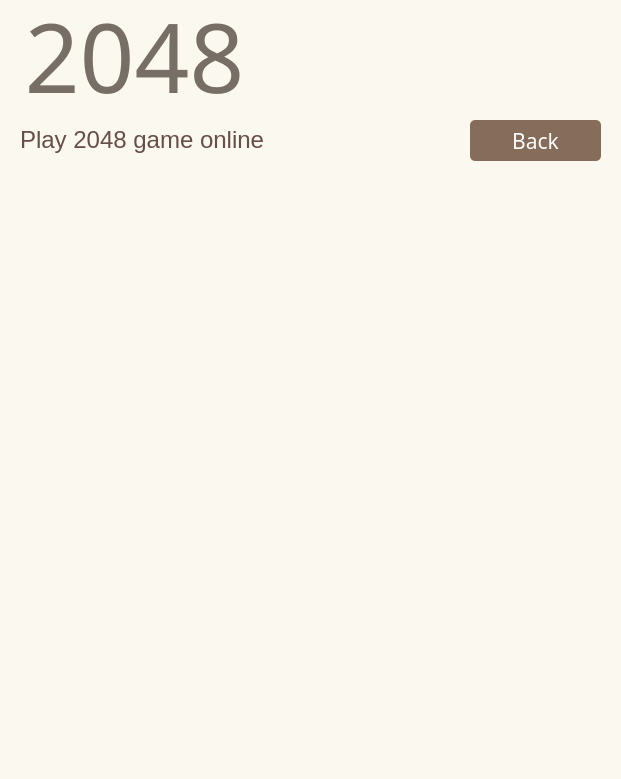
<?xml version="1.0" encoding="UTF-8"?>
<ui version="4.0">
 <class>Dialog_board_2048</class>
 <widget class="QDialog" name="Dialog_board_2048">
  <property name="geometry">
   <rect>
    <x>0</x>
    <y>0</y>
    <width>621</width>
    <height>779</height>
   </rect>
  </property>
  <property name="minimumSize">
   <size>
    <width>621</width>
    <height>779</height>
   </size>
  </property>
  <property name="maximumSize">
   <size>
    <width>621</width>
    <height>779</height>
   </size>
  </property>
  <property name="windowTitle">
   <string>Dialog</string>
  </property>
  <property name="styleSheet">
   <string notr="true">background-color: rgb(250, 248, 239);</string>
  </property>
  <widget class="QLabel" name="title_lab">
   <property name="geometry">
    <rect>
     <x>19</x>
     <y>-10</y>
     <width>231</width>
     <height>131</height>
    </rect>
   </property>
   <property name="font">
    <font>
     <family>文泉驿正黑</family>
    </font>
   </property>
   <property name="text">
    <string>&lt;html&gt;&lt;head/&gt;&lt;body&gt;&lt;p&gt;&lt;span style=&quot; font-size:72pt; color:#776e65;&quot;&gt;2048&lt;/span&gt;&lt;/p&gt;&lt;/body&gt;&lt;/html&gt;</string>
   </property>
   <property name="textFormat">
    <enum>Qt::AutoText</enum>
   </property>
   <property name="alignment">
    <set>Qt::AlignCenter</set>
   </property>
  </widget>
  <widget class="QLabel" name="tips_lab_1">
   <property name="geometry">
    <rect>
     <x>20</x>
     <y>125</y>
     <width>251</width>
     <height>31</height>
    </rect>
   </property>
   <property name="text">
    <string>&lt;html&gt;&lt;head/&gt;&lt;body&gt;&lt;p&gt;&lt;span style=&quot; font-size:18pt; color:#674e49;&quot;&gt;Play 2048 game online&lt;/span&gt;&lt;/p&gt;&lt;/body&gt;&lt;/html&gt;</string>
   </property>
  </widget>
  <widget class="QToolButton" name="back_btn">
   <property name="geometry">
    <rect>
     <x>470</x>
     <y>120</y>
     <width>131</width>
     <height>41</height>
    </rect>
   </property>
   <property name="font">
    <font>
     <family>Sawasdee</family>
     <pointsize>16</pointsize>
    </font>
   </property>
   <property name="styleSheet">
    <string notr="true">background-color: rgb(134, 108, 90);
color: rgb(255, 255, 255);
border-radius:5px;</string>
   </property>
   <property name="text">
    <string>Back</string>
   </property>
  </widget>
 </widget>
 <resources/>
 <connections/>
</ui>
